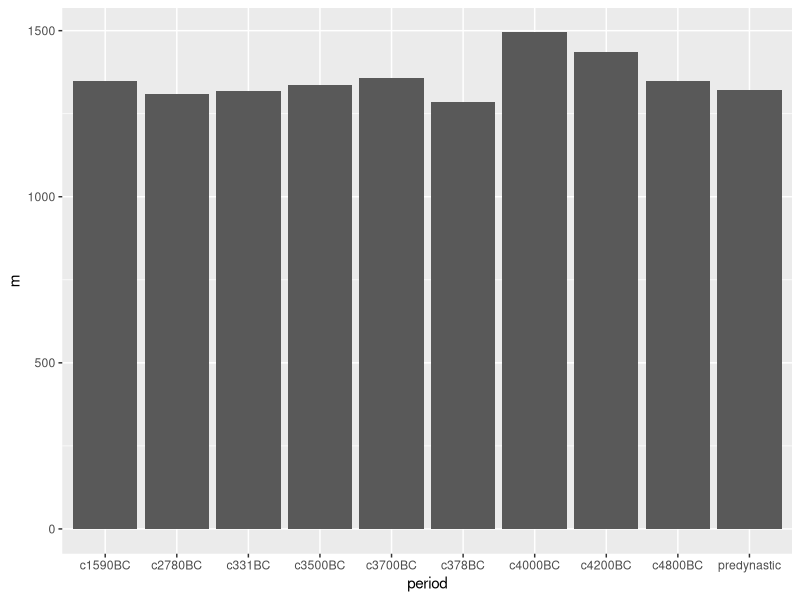
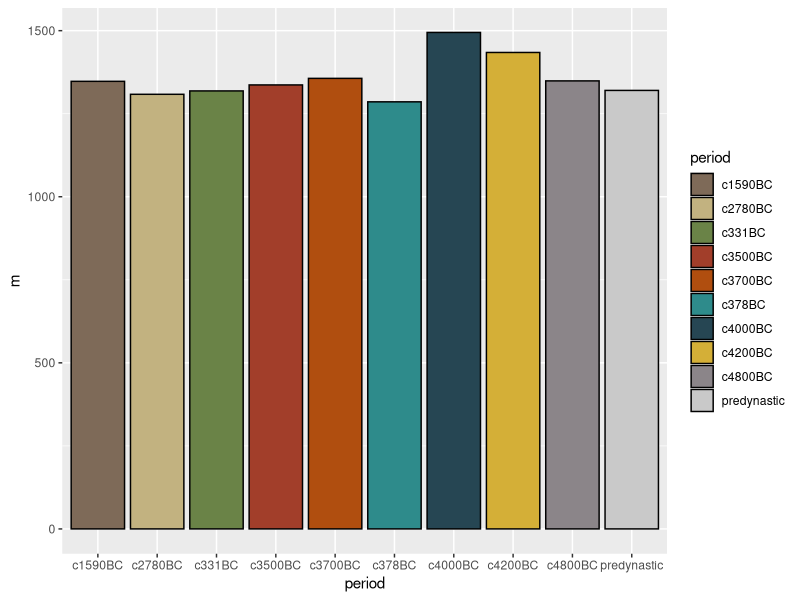
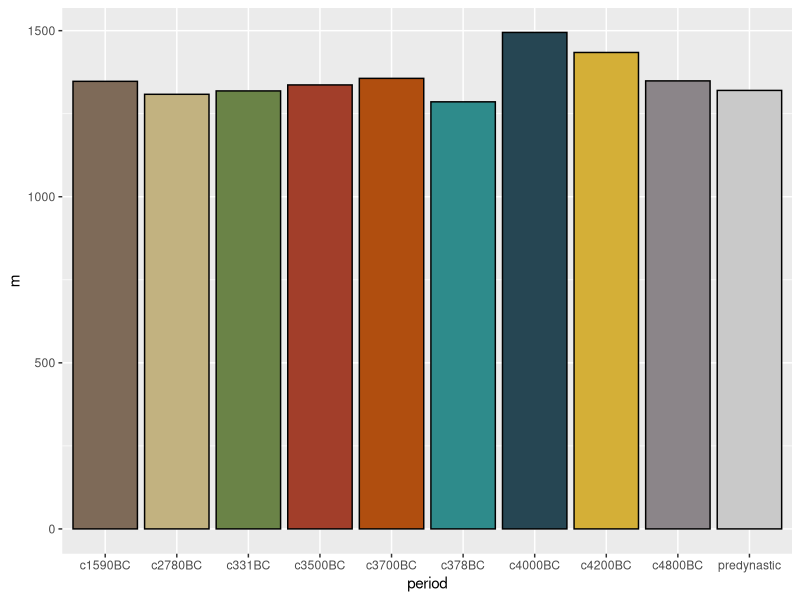
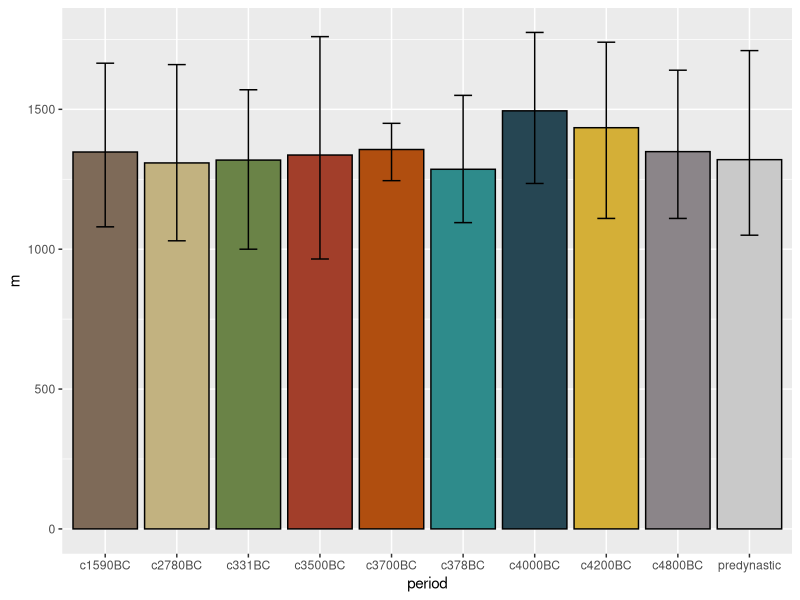
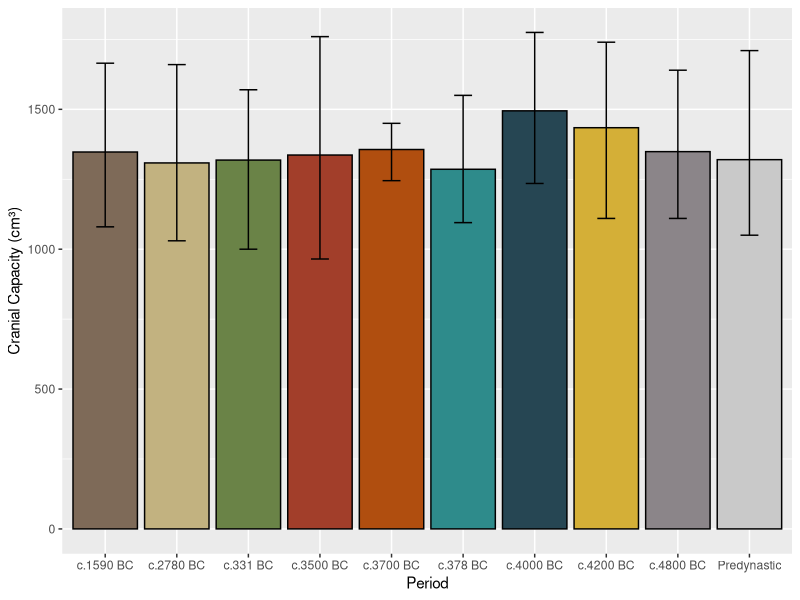
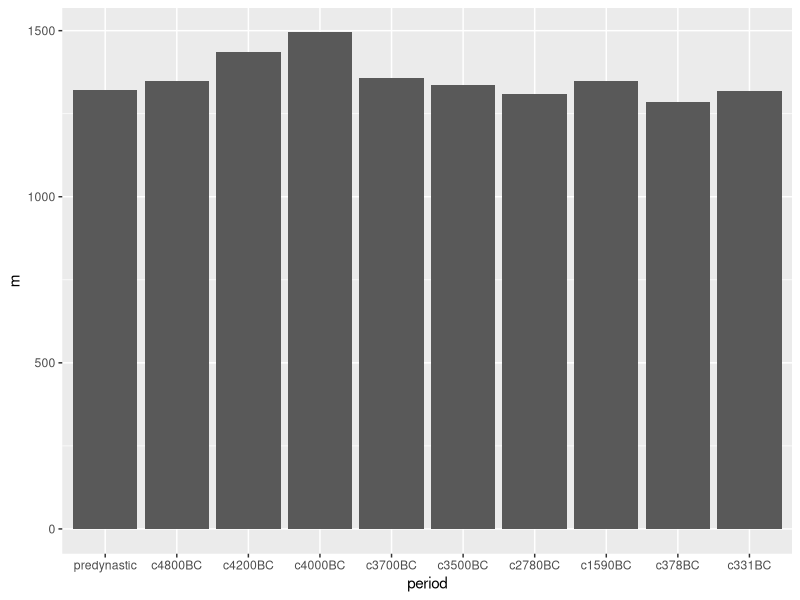
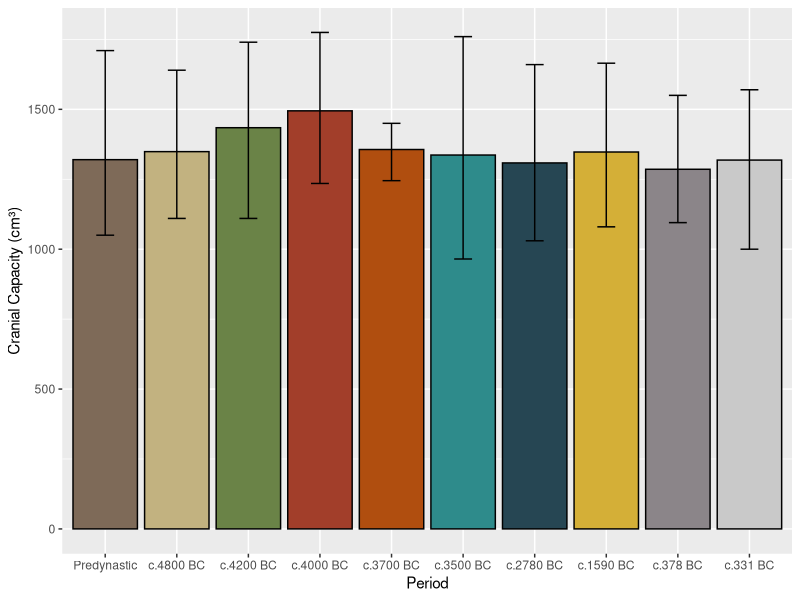
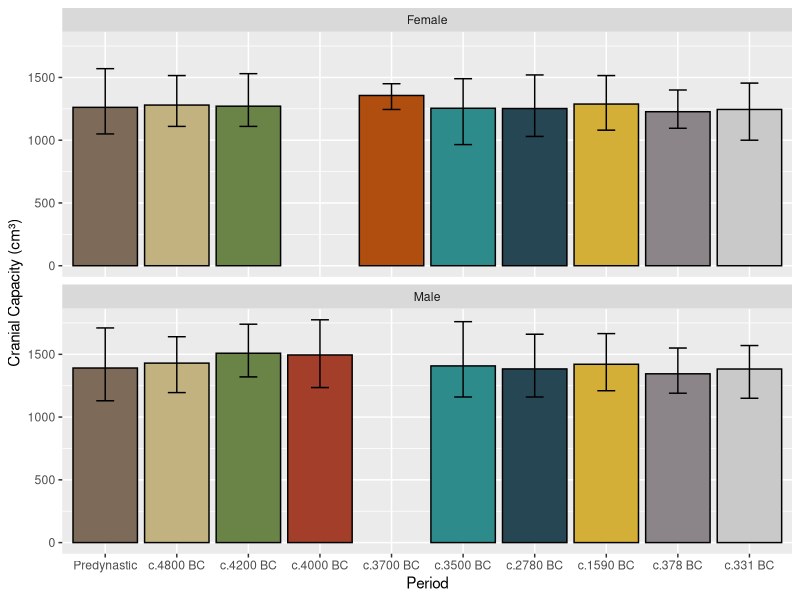

The R source for these figures, in order:
library(tidyverse)
skulls <- read_csv("skull_cap_partial_wide.csv")
# write_tsv(skulls, "temp.tsv")

skulls

# Total amount of measurements
sum(!is.na(skulls[, 2:ncol(skulls)]))

mean(skulls$predynastic, na.rm = TRUE)

skulls[1:5, 3]

skulls_df <- read.csv("skull_cap_partial_wide.csv")
skulls_df[1:5, 3]

mean(skulls[1:5, 3])

skulls[1:5, 3, drop = TRUE]
mean(skulls[1:5, 3, drop = TRUE])

skulls <- as.data.frame(skulls)
skulls

skulls <- as_tibble(skulls)
skulls

print(skulls, n = 20)

# options(pillar.print_min = 20)

# options(
#   pillar.print_min = 20,
#   pillar.width = Inf
# )

pi_df <- tibble(pie = rep(pi, 4))
pi_df

print(pi_df$pie[1], digits = 16)

# options(pillar.sigfig = 16)
pi_df

mean(skulls$c4800BC, na.rm = TRUE)

apply(skulls[, 2:11], MARGIN = 2, FUN = mean, na.rm = TRUE)

apply(skulls[, 2:11], MARGIN = 1, FUN = max, na.rm = TRUE)

skulls_tidy <- pivot_longer(skulls,
  cols = predynastic:c331BC,
  names_to = "period",
  values_to = "capacity"
)
skulls_tidy

skulls_tidy[5, ]

skulls_tidy <- drop_na(skulls_tidy, capacity)
skulls_tidy

mean(skulls_tidy$capacity)
skulls_tidy$capacity |> mean()


skulls_tidy$capacity |>
  mean() |>
  round(1)

filter(skulls_tidy, period == "predynastic")

skulls_tidy |> filter(period == "predynastic")

skulls_tidy |>
  filter(period == "predynastic") |>
  select(period, capacity)

skulls <- read_csv("skull_cap_partial_wide.csv") |>
  pivot_longer(
    cols = predynastic:c331BC,
    names_to = "period",
    values_to = "capacity"
  ) |>
  drop_na(capacity)

skulls

skulls |>
  summarise(m = mean(capacity))

skulls |>
  group_by(period) |>
  summarise(
    m = mean(capacity),
    n = length(capacity)
  )

nrow(skulls)

skull_summary <- skulls |>
  group_by(period) |>
  summarise(
    m = mean(capacity),
    n = length(capacity),
    N = nrow(skulls),
    m_heq = m / 4800,
    med_heq = median(capacity) / 4800,
    min = min(capacity),
    max = max(capacity)
  )

skull_summary

ggplot(skull_summary, aes(x = period, y = m)) +
  geom_bar(stat = "identity")

ggsave("bar_1.pdf", units = "cm", width = 20, height = 9)

#------------------------------------------------------------------------------
# egypt_pal <- c(
#   "predynastic" = "#7E6A58",
#   "c4800BC" = "#C2B280",
#   "c4200BC" = "#6A8347",
#   "c4000BC" = "#A23E2A",
#   "c3700BC" = "#B04E0F",
#   "c3500BC" = "#2E8B8B",
#   "c2780BC" = "#264653",
#   "c1590BC" = "#D4AF37",
#   "c378BC"  = "#8B8589",
#   "c331BC"  = "#C9C9C9"
# )

egypt_pal <- c(
  "#7E6A58", "#C2B280", "#6A8347", "#A23E2A", "#B04E0F",
  "#2E8B8B", "#264653", "#D4AF37", "#8B8589", "#C9C9C9"
)

egypt_pal["c2780BC"]

ggplot(skull_summary, aes(x = period, y = m)) +
  geom_bar(
    stat = "identity",
    colour = "black",
    aes(fill = period)
  ) +
  scale_fill_manual(values = egypt_pal)

ggsave("bar_2.pdf", units = "cm", width = 24, height = 9)

#------------------------------------------------------------------------------

ggplot(skull_summary, aes(x = period, y = m)) +
  geom_bar(
    stat = "identity",
    colour = "black",
    aes(fill = period)
  ) +
  scale_fill_manual(values = egypt_pal, guide = "none")

ggsave("bar_3.pdf", units = "cm", width = 24, height = 9)

#------------------------------------------------------------------------------

ggplot(skull_summary, aes(x = period, y = m)) +
  geom_bar(
    stat = "identity",
    colour = "black",
    aes(fill = period)
  ) +
  scale_fill_manual(values = egypt_pal, guide = "none") +
  geom_errorbar(aes(ymin = min, ymax = max), width = 0.25)


ggsave("bar_4.pdf", units = "cm", width = 24, height = 9)

#------------------------------------------------------------------------------

ggplot(skull_summary, aes(x = period, y = m)) +
  geom_bar(
    stat = "identity",
    colour = "black",
    aes(fill = period)
  ) +
  scale_fill_manual(values = egypt_pal, guide = "none") +
  geom_errorbar(aes(ymin = min, ymax = max), width = 0.25) +
  scale_x_discrete(
    labels = c(
      "c.1590 BC", "c.2780 BC", "c.331 BC", "c.3500 BC", "c.3700 BC",
      "c.378 BC", "c.4000 BC", "c.4200 BC", "c.4800 BC", "Predynastic"
    )
  ) +
  labs(
    x = "Period",
    y = "Cranial Capacity (cm³)"
  )

ggsave("bar_5.pdf", units = "cm", width = 24, height = 9)

#------------------------------------------------------------------------------

skulls$period <- factor(skulls$period)
skulls
skulls$period

levels(skulls$period)

skulls$period <- factor(skulls$period,
  levels = c(
    "predynastic", "c4800BC", "c4200BC", "c4000BC", "c3700BC",
    "c3500BC", "c2780BC", "c1590BC", "c378BC", "c331BC"
  )
)

skull_summary <- skulls |>
  group_by(period) |>
  summarise(
    m = mean(capacity),
    n = length(capacity),
    N = nrow(skulls),
    m_heq = m / 4800,
    med_heq = median(capacity) / 4800,
    min = min(capacity),
    max = max(capacity)
  )

skull_summary

ggplot(skull_summary, aes(x = period, y = m)) +
  geom_bar(stat = "identity")

ggsave("bar_6.pdf", units = "cm", width = 24, height = 9)

levels(skull_summary$period) <- c(
  "Predynastic", "c.4800 BC", "c.4200 BC", "c.4000 BC", "c.3700 BC",
  "c.3500 BC", "c.2780 BC", "c.1590 BC", "c.378 BC", "c.331 BC"
)

ggplot(skull_summary, aes(x = period, y = m)) +
  geom_bar(
    stat = "identity",
    colour = "black",
    aes(fill = period)
  ) +
  scale_fill_manual(values = egypt_pal, guide = "none") +
  geom_errorbar(aes(ymin = min, ymax = max), width = 0.25) +
  labs(
    x = "Period",
    y = "Cranial Capacity (cm³)"
  )

ggsave("bar_7.pdf", units = "cm", width = 24, height = 9)

#-------------------------------------------------------------------------------

# Load the tidyverse
library(tidyverse)

# Load the data
skulls <- read_csv("skull_cap_partial_wide.csv") |>
  # Pivot to the tidy format
  pivot_longer(
    cols = predynastic:c331BC,
    names_to = "period",
    values_to = "capacity"
  ) |>
  # Remove NAs
  drop_na(capacity)

# Factor and order "period"
skulls$period <- factor(skulls$period,
  levels = c(
    "predynastic", "c4800BC", "c4200BC", "c4000BC", "c3700BC",
    "c3500BC",     "c2780BC", "c1590BC", "c378BC",  "c331BC"
  )
)

# Rename the levels
levels(skulls$period) <- c(
  "Predynastic", "c.4800 BC", "c.4200 BC", "c.4000 BC", "c.3700 BC",
  "c.3500 BC",   "c.2780 BC", "c.1590 BC", "c.378 BC",  "c.331 BC"
)

# Calculate stats for plot
skull_summary <- skulls |>
  group_by(period, sex) |> # Note the addition of a second factor to group by
  summarise(
    m = mean(capacity),
    min = min(capacity),
    max = max(capacity)
  )

skull_summary

# Store desired colours
egypt_pal <- c(
  "#7E6A58", "#C2B280", "#6A8347", "#A23E2A", "#B04E0F",
  "#2E8B8B", "#264653", "#D4AF37", "#8B8589", "#C9C9C9"
)

# Plot data
ggplot(skull_summary, aes(x = period, y = m)) +
  geom_bar(
    stat = "identity",
    colour = "black",
    aes(fill = period)
  ) +
  geom_errorbar(aes(ymin = min, ymax = max), width = 0.25) +
  scale_fill_manual(values = egypt_pal, guide = "none") +
  labs(
    x = "Period",
    y = "Cranial Capacity (cm³)"
  ) +
  facet_wrap(~ sex, ncol = 1) # Note the use of facet_wrap
  #facet_wrap(~ period, ncol = 2)

ggsave("bar_8.pdf", units = "cm", width = 24, height = 14)


# Plot data
ggplot(skull_summary, aes(x = sex, y = m)) +
  geom_bar(
    stat = "identity",
    colour = "black",
    aes(fill = period)
  ) +
  geom_errorbar(aes(ymin = min, ymax = max), width = 0.25) +
  scale_fill_manual(values = egypt_pal, guide = "none") +
  labs(
    x = "Sex",
    y = "Cranial Capacity (cm³)"
  ) +
  facet_wrap(~ period, ncol = 5)

ggsave("bar_9.pdf", units = "cm", width = 24, height = 13)
